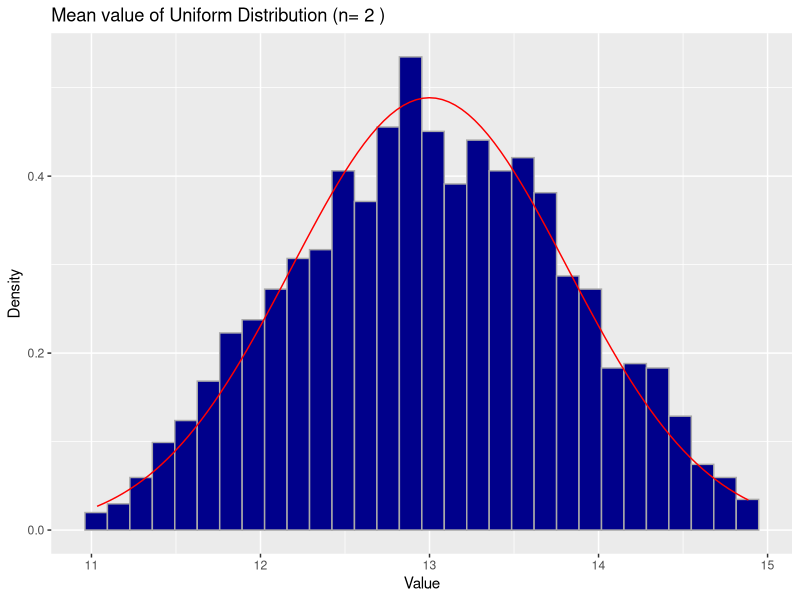

Recreate this plot in R.
library(ggplot2)

set.seed(1222)
samples <- 1520

# Choose value for n
n  <- 2
# n <- 30
# n <- 84

lower <- 11
upper <- 15

media <- numeric()

for (x in 1:samples)
{
  value <- runif(n,lower,upper)
  mean_value <- mean(value)
  media <- append(media,mean_value)
}

expected <- (lower + upper)/2
variance <- 1/12 * (upper - lower)^2

df <- data.frame(media)

ggplot(df, aes(x=media )) +
  geom_histogram(aes(y = ..density..),colour = "darkgrey", fill = "darkblue") +
  stat_function(fun = dnorm, args = list(mean = expected, sd = (sqrt(variance/n))), colour="red") +
  labs(title=paste("Mean value of Uniform Distribution (n=",toString(n),")"), x = "Value", y = "Density")
